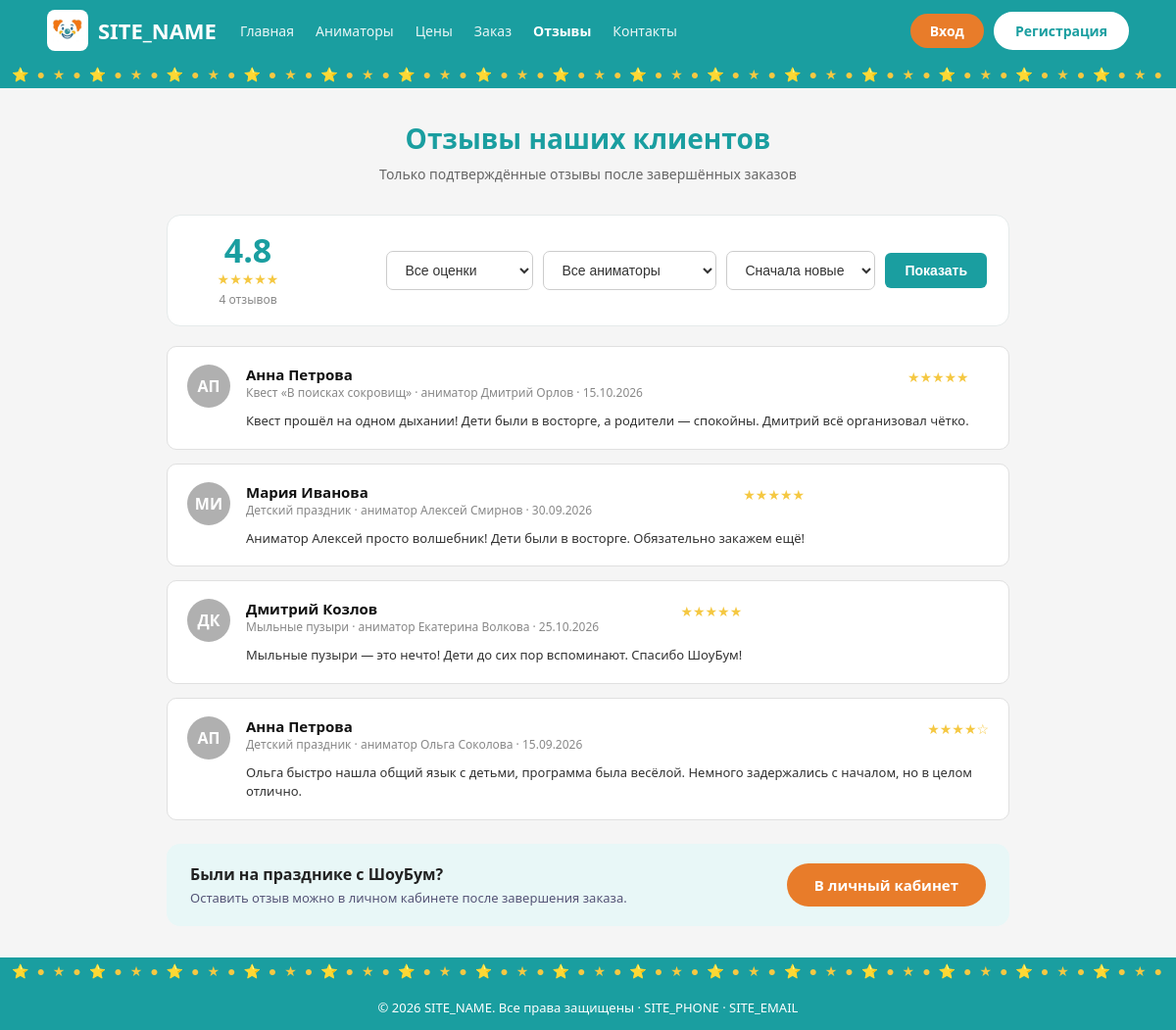
Screenshot of /reviews.php with the database file from the repository.
### tables this page shows
CREATE TABLE IF NOT EXISTS reviews (
  review_id   INT UNSIGNED NOT NULL AUTO_INCREMENT,
  booking_id  INT UNSIGNED NOT NULL,
  customer_id INT UNSIGNED NOT NULL,
  animator_id INT UNSIGNED NOT NULL,
  rating      TINYINT UNSIGNED NOT NULL,
  text        TEXT NOT NULL,
  created_at  TIMESTAMP NOT NULL DEFAULT CURRENT_TIMESTAMP,
  PRIMARY KEY (review_id),
  UNIQUE KEY uq_reviews_booking (booking_id),
  KEY idx_reviews_animator (animator_id),
  CONSTRAINT fk_reviews_booking FOREIGN KEY (booking_id) REFERENCES bookings (booking_id)
    ON DELETE CASCADE ON UPDATE CASCADE,
  CONSTRAINT fk_reviews_customer FOREIGN KEY (customer_id) REFERENCES users (user_id)
    ON DELETE CASCADE ON UPDATE CASCADE,
  CONSTRAINT fk_reviews_animator FOREIGN KEY (animator_id) REFERENCES animators (animator_id)
    ON DELETE CASCADE ON UPDATE CASCADE,
  CONSTRAINT chk_reviews_rating CHECK (rating BETWEEN 1 AND 5)
);

CREATE TABLE IF NOT EXISTS users (
  user_id    INT UNSIGNED NOT NULL AUTO_INCREMENT,
  name       VARCHAR(100) NOT NULL,
  email      VARCHAR(150) NOT NULL,
  phone      VARCHAR(30)  NOT NULL,
  password   VARCHAR(255) NOT NULL,
  role       ENUM('customer','animator','admin') NOT NULL DEFAULT 'customer',
  avatar     VARCHAR(255) DEFAULT NULL,
  created_at TIMESTAMP NOT NULL DEFAULT CURRENT_TIMESTAMP,
  PRIMARY KEY (user_id),
  UNIQUE KEY uq_users_email (email),
  UNIQUE KEY uq_users_phone (phone)
);

CREATE TABLE IF NOT EXISTS programs (
  program_id   INT UNSIGNED NOT NULL AUTO_INCREMENT,
  title        VARCHAR(150) NOT NULL,
  category     VARCHAR(100) NOT NULL DEFAULT 'Детские праздники',
  description  TEXT,
  price        DECIMAL(10,2) NOT NULL DEFAULT 2500.00,
  duration_min SMALLINT UNSIGNED NOT NULL DEFAULT 60,
  image        VARCHAR(255) DEFAULT NULL,
  is_active    TINYINT(1) NOT NULL DEFAULT 1,
  created_at   TIMESTAMP NOT NULL DEFAULT CURRENT_TIMESTAMP,
  PRIMARY KEY (program_id),
  KEY idx_programs_category (category)
);

CREATE TABLE IF NOT EXISTS bookings (
  booking_id     INT UNSIGNED NOT NULL AUTO_INCREMENT,
  customer_id    INT UNSIGNED DEFAULT NULL,
  animator_id    INT UNSIGNED NOT NULL,
  program_id     INT UNSIGNED DEFAULT NULL,
  contact_name   VARCHAR(100) NOT NULL,
  contact_phone  VARCHAR(30) NOT NULL,
  contact_email  VARCHAR(150) DEFAULT NULL,
  event_date     DATE NOT NULL,
  event_time     TIME NOT NULL,
  duration_hours DECIMAL(3,1) NOT NULL DEFAULT 1.0,
  address        VARCHAR(255) NOT NULL,
  children_age   VARCHAR(50) DEFAULT NULL,
  comment        TEXT,
  status         ENUM('pending','confirmed','completed','cancelled') NOT NULL DEFAULT 'pending',
  total_price    DECIMAL(10,2) NOT NULL DEFAULT 0.00,
  created_at     TIMESTAMP NOT NULL DEFAULT CURRENT_TIMESTAMP,
  PRIMARY KEY (booking_id),
  KEY idx_bookings_animator_date (animator_id, event_date, event_time),
  KEY idx_bookings_customer (customer_id),
  CONSTRAINT fk_bookings_customer FOREIGN KEY (customer_id) REFERENCES users (user_id)
    ON DELETE SET NULL ON UPDATE CASCADE,
  CONSTRAINT fk_bookings_animator FOREIGN KEY (animator_id) REFERENCES animators (animator_id)
    ON DELETE CASCADE ON UPDATE CASCADE,
  CONSTRAINT fk_bookings_program FOREIGN KEY (program_id) REFERENCES programs (program_id)
    ON DELETE SET NULL ON UPDATE CASCADE
);

### functions.php (called while the page is built, shortened)
<?php
function e($value): string
{
    return htmlspecialchars((string)$value, ENT_QUOTES | ENT_SUBSTITUTE, 'UTF-8');
}
function format_date($date): string
{
    $ts = strtotime((string)$date);
    return $ts ? date('d.m.Y', $ts) : (string)$date;
}
function stars(int $rating): string
{
    $rating = max(0, min(5, $rating));
    return str_repeat('★', $rating) . str_repeat('☆', 5 - $rating);
}
function initials(string $name): string
{
    $parts = preg_split('/\s+/u', trim($name));
    $first = mb_substr($parts[0] ?? '?', 0, 1);
    $second = isset($parts[1]) ? mb_substr($parts[1], 0, 1) : '';
    return mb_strtoupper($first . $second);
}

### reviews.php (the view, shortened to what this page needs)
<?php
require 'db.php';
$sort = $_GET['sort'] ?? 'date';
$sort = in_array($sort, ['date', 'rating'], true) ? $sort : 'date';
$where = [];
$params = [];
$whereSql = $where ? ' WHERE ' . implode(' AND ', $where) : '';
$orderSql = $sort === 'rating' ? ' ORDER BY r.rating DESC, r.created_at DESC' : ' ORDER BY r.created_at DESC';
$stmt = $pdo->prepare(
    'SELECT r.*, u.name AS customer_name, a.name AS animator_name,
            b.event_date, p.title AS program_title
     FROM reviews r
     JOIN users u ON u.user_id = r.customer_id
     JOIN animators an ON an.animator_id = r.animator_id
     JOIN users a ON a.user_id = an.user_id
     JOIN bookings b ON b.booking_id = r.booking_id
     LEFT JOIN programs p ON p.program_id = b.program_id'
     . $whereSql . $orderSql
);
$stmt->execute($params);
$reviews = $stmt->fetchAll();
$avg = (float)$pdo->query('SELECT COALESCE(ROUND(AVG(rating),1), 5.0) FROM reviews')->fetchColumn();
$count = (int)$pdo->query('SELECT COUNT(*) FROM reviews')->fetchColumn();
require 'includes/header.php';
?>
<div class="page-wrap">
  <div class="page-inner">
    <h1 class="section-title-center">Отзывы наших клиентов</h1>
    <p class="section-sub-center">Только подтверждённые отзывы после завершённых заказов</p>
    <div class="reviews-summary">
      <div class="reviews-score">
        <b><?= number_format($avg, 1, '.', '') ?></b>
        <div class="review-stars"><?= stars((int)round($avg)) ?></div>
        <span><?= $count ?> отзывов</span>
      </div>
      <div class="reviews-filters">
        <form method="GET" action="reviews.php" class="reviews-filter-form">
          <select class="form-input" name="rating">
            <option value="">Все оценки</option>
          </select>
          <select class="form-input" name="animator_id">
            <option value="">Все аниматоры</option>
          </select>
          <select class="form-input" name="sort">
            <option value="date" <?= $sort === 'date' ? 'selected' : '' ?>>Сначала новые</option>
          </select>
          <button class="btn-teal" type="submit">Показать</button>
        </form>
      </div>
    </div>
    <?php if (!$reviews): ?>
      <div class="empty-state"><div class="empty-emoji">💬</div><h3>Отзывов пока нет</h3><p>Станьте первым, кто поделится впечатлениями о празднике.</p><a href="animators.php" class="btn-teal">Выбрать аниматора</a></div>
    <?php else: ?>
      <div class="reviews-list">
        <?php foreach ($reviews as $r): ?>
          <article class="review-card">
            <div class="review-avatar"><?= e(initials($r['customer_name'])) ?></div>
            <div class="review-content">
              <div class="review-head">
                <div>
                  <div class="review-name"><?= e($r['customer_name']) ?></div>
                  <div class="review-event"><?= e($r['program_title'] ?: 'Праздник') ?> · аниматор <?= e($r['animator_name']) ?> · <?= e(format_date($r['event_date'])) ?></div>
                </div>
                <div class="review-stars" title="<?= (int)$r['rating'] ?> из 5"><?= stars((int)$r['rating']) ?></div>
              </div>
              <div class="review-text"><?= nl2br(e($r['text'])) ?></div>
            </div>
          </article>
        <?php endforeach; ?>
      </div>
    <?php endif; ?>
    <div class="review-cta">
      <div>
        <b>Были на празднике с ШоуБум?</b>
        <p>Оставить отзыв можно в личном кабинете после завершения заказа.</p>
      </div>
      <a href="cabinet.php" class="btn-orange">В личный кабинет</a>
    </div>
  </div>
</div>
<?php require 'includes/footer.php'; ?>

### style.css (style rules this page uses)
*, *::before, *::after { box-sizing: border-box; margin: 0; padding: 0; }
body { font-family: 'Segoe UI', Arial, sans-serif; background: #f5f5f5; color: #222; min-height: 100vh; display: flex; flex-direction: column; }
a { text-decoration: none; color: inherit; }
.btn-orange { display: inline-block; background: #e87c2a; color: white; font-size: 15px; font-weight: 700; padding: 12px 28px; border-radius: 24px; border: none; cursor: pointer; transition: background 0.15s; }
.btn-teal { display: inline-block; background: #1a9ea0; color: white; font-size: 14px; font-weight: 600; padding: 10px 20px; border-radius: 6px; border: none; cursor: pointer; transition: background 0.15s; }
.section-title-center { color: #1a9ea0; font-size: 28px; font-weight: 800; text-align: center; margin-bottom: 8px; }
.section-sub-center { text-align: center; color: #666; font-size: 14px; margin-bottom: 32px; }
.form-input { width: 100%; padding: 10px 14px; border: 1px solid #ccc; border-radius: 7px; font-size: 14px; color: #333; background: white; outline: none; transition: border-color 0.15s; }
.reviews-list { display: flex; flex-direction: column; gap: 14px; }
.review-card { background: white; border-radius: 10px; border: 1px solid #e0e0e0; padding: 18px 20px; display: flex; gap: 16px; align-items: flex-start; }
.review-avatar { width: 44px; height: 44px; background: #ccc; border-radius: 50%; flex-shrink: 0; display: flex; align-items: center; justify-content: center; font-size: 16px; font-weight: 700; color: white; background: #b0b0b0; }
.review-name { font-size: 15px; font-weight: 700; color: #111; }
.review-stars { color: #f5c842; font-size: 14px; margin: 3px 0; }
.review-event { font-size: 12px; color: #888; margin-bottom: 5px; }
.review-text { font-size: 13px; color: #333; line-height: 1.5; }
.page-wrap { background: #f5f5f5; flex: 1; padding: 32px 24px; }
.page-inner { max-width: 860px; margin: 0 auto; }
.reviews-summary { display: flex; justify-content: space-between; align-items: center; gap: 20px; background: #fff; border: 1px solid #e5eaea; border-radius: 14px; padding: 18px 22px; margin-bottom: 20px; flex-wrap: wrap; }
.reviews-score { display: flex; flex-direction: column; align-items: center; min-width: 120px; }
.reviews-score b { font-size: 34px; color: #1a9ea0; line-height: 1; }
.reviews-score span { font-size: 12px; color: #888; }
.reviews-filter-form { display: flex; gap: 10px; flex-wrap: wrap; align-items: center; }
.reviews-filter-form .form-input { width: auto; min-width: 150px; }
.review-head { display: flex; justify-content: space-between; gap: 12px; align-items: flex-start; margin-bottom: 6px; }
.review-cta { margin-top: 24px; background: #e8f7f7; border-radius: 14px; padding: 20px 24px; display: flex; justify-content: space-between; align-items: center; gap: 16px; flex-wrap: wrap; }
.review-cta p { color: #557; font-size: 13px; margin-top: 4px; }

### rows the page displays
reviews: customer.name "АП", customer.name "Анна Петрова", programs.title "Квест «В поисках сокровищ»", users.name "Дмитрий Орлов", booking.event_date "15.10.2026", rating "★★★★★", text "Квест прошёл на одном дыхании! Дети были в восторге, а родители — спокойны. Дмитрий всё организовал чётко."
reviews: customer.name "МИ", customer.name "Мария Иванова", programs.title "Детский праздник", users.name "Алексей Смирнов", booking.event_date "30.09.2026", rating "★★★★★", text "Аниматор Алексей просто волшебник! Дети были в восторге. Обязательно закажем ещё!"
reviews: customer.name "ДК", customer.name "Дмитрий Козлов", programs.title "Мыльные пузыри", users.name "Екатерина Волкова", booking.event_date "25.10.2026", rating "★★★★★", text "Мыльные пузыри — это нечто! Дети до сих пор вспоминают. Спасибо ШоуБум!"
reviews: customer.name "АП", customer.name "Анна Петрова", programs.title "Детский праздник", users.name "Ольга Соколова", booking.event_date "15.09.2026", rating "★★★★☆", text "Ольга быстро нашла общий язык с детьми, программа была весёлой. Немного задержались с началом, но в целом отлично."

### other values shown
SITE_NAME "SITE_NAME"
$item[0] "Главная"
$item[0] "Аниматоры"
$item[0] "Цены"
$item[0] "Заказ"
$item[0] "Отзывы"
$item[0] "Контакты"
$avg "4.8"
stars((int)round($avg)) "★★★★★"
$count "4"
SITE_PHONE "SITE_PHONE"
SITE_EMAIL "SITE_EMAIL"
